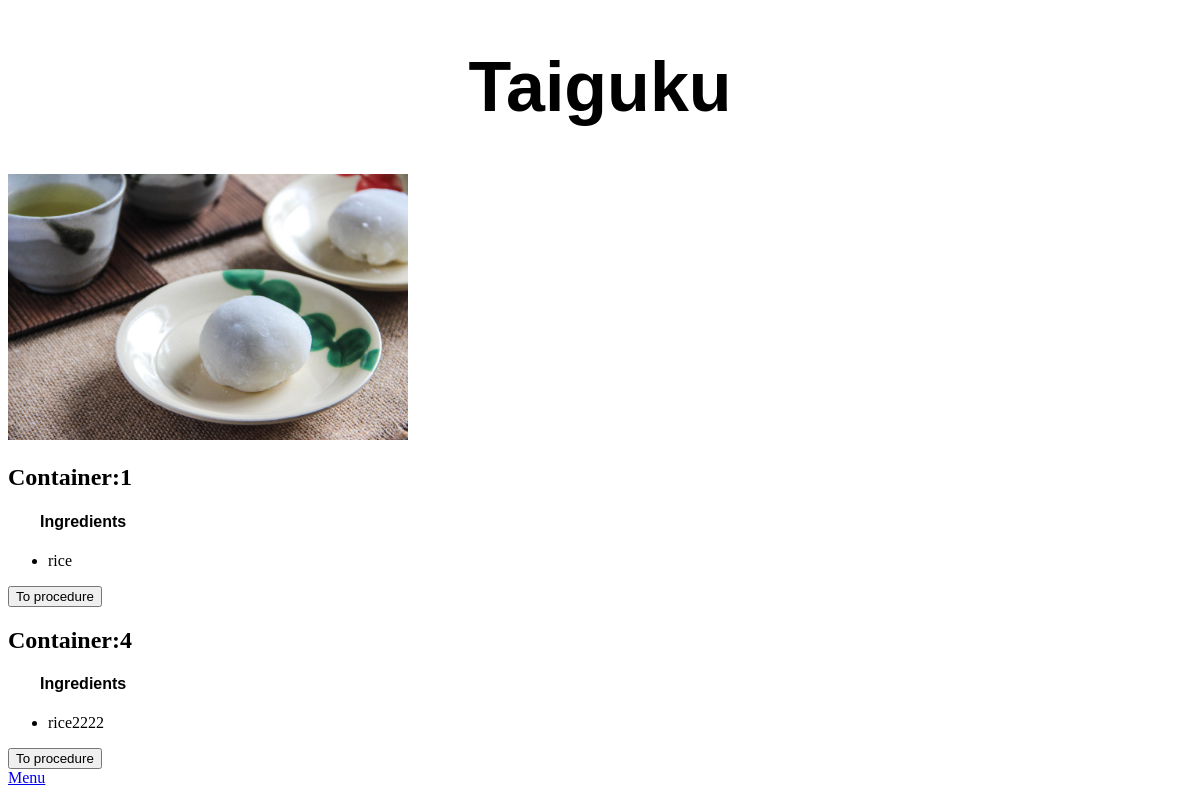
/1, run on an earlier commit of the app's database.
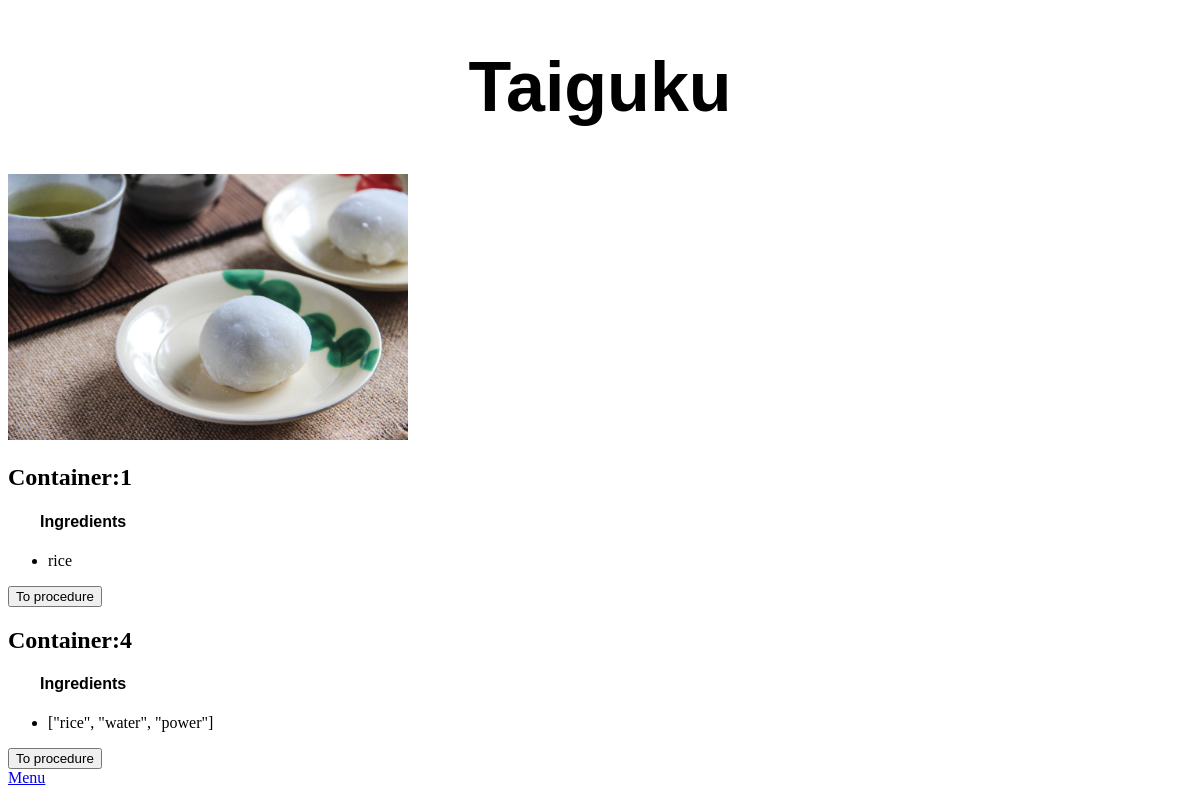
And on a later commit of the database.
### rec_app/models.py (models this page shows, shortened)
class Receipes(models.Model):
    name = models.CharField(max_length=64)
    photo = models.ImageField(upload_to='images/', null=True, blank=True)

class Container(models.Model):
    ingredients = models.CharField(max_length=500)
    procedure = models.CharField(max_length = 1000)
    receipe = models.ForeignKey(Receipes, on_delete = models.CASCADE, null = True, blank=True, related_name="container")

### rec_app/views.py (the view)
# urls.py: path("<int:receipe_id>", views.receipe, name="receipe")
def receipe(request, receipe_id):
    receipe = Receipes.objects.get(id=receipe_id)
    containers = receipe.container.all()
    return render(request, "rec_app/receipe.html",{
        "receipe": receipe,
        "containers": containers,
    })

### rec_app/templates/rec_app/receipe.html (shortened to what this page needs)
{% extends "rec_app/layout.html" %}
{% load static %}
{% block body %}
    <h1>{{ receipe.name }}</h1>
    {% if receipe.photo %}
    <img src="{{ receipe.photo.url }}" width=400px>
    {% endif %}
    <div>
        {% for container in containers %}
        <h2> Container:{{ container.id }}</h2>
        <div id="ingredient_{{container.id}}" class="ingredients" >
            <h4 id="heading_{{container.id}}">Ingredients</h4>
            <ul>
                <li>{{ container.ingredients }}</li>
            </ul>
        </div>
        <button id="btn_{{container.id}}" type="button" data-id="{{container.id}}">To procedure</button>
        {% endfor %}
    </div>
    <a href="{% url 'index' %}"> Menu</a>
{% endblock %}

### rec_app/templates/rec_app/layout.html (shortened to what this page needs)
{% load static %}
<!DOCTYPE html>
<html lang="en">
    <head>
        <link rel="stylesheet" href="{% static 'rec_app/styles.css' %}">
    </head>
    <body>
        {% block body %}
        {% endblock %}
    </body>
</html>

### rec_app/static/rec_app/styles.css (style rules this page uses)
h1 { font-family: sans-serif; font-size: 70px; text-align: center; }
h4 { font-family: sans-serif; text-indent: 2em; }

What changed in the data, as far as the page shows it:
changed Container id 4: ingredients "rice2222" → "[\"rice\", \"water\", \"power\"]"
